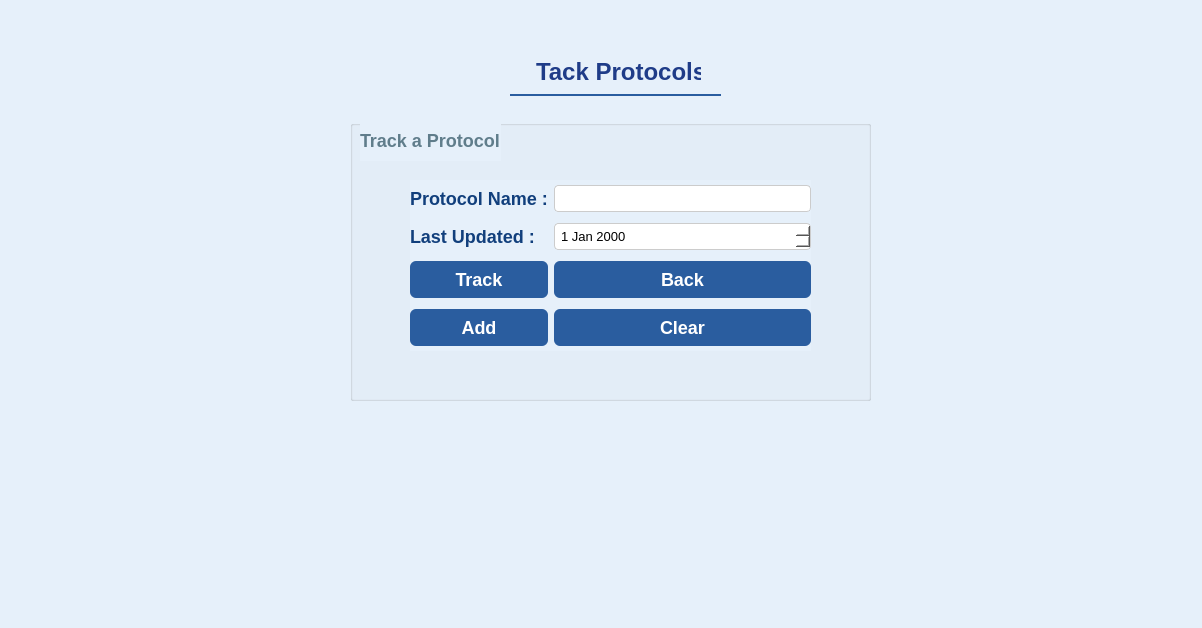
<?xml version="1.0" encoding="UTF-8"?>
<ui version="4.0">
 <class>trackprotocolswidget</class>
 <widget class="QWidget" name="trackprotocolswidget">
  <property name="geometry">
   <rect>
    <x>0</x>
    <y>0</y>
    <width>1202</width>
    <height>628</height>
   </rect>
  </property>
  <property name="windowTitle">
   <string>Form</string>
  </property>
  <property name="styleSheet">
   <string notr="true">QWidget {
    background-color: #e6f0fa; /* Fond bleu très clair */
    font-family: 'Segoe UI', sans-serif;
    font-size: 14px;
}
</string>
  </property>
  <widget class="QLabel" name="titleLabel">
   <property name="geometry">
    <rect>
     <x>510</x>
     <y>50</y>
     <width>211</width>
     <height>61</height>
    </rect>
   </property>
   <property name="styleSheet">
    <string notr="true">/* Main title */
QLabel#titleLabel {
    font-size: 24px;
    font-weight: bold;
    color: #1F3C88;
    background: qlineargradient(x1:0, y1:0, x2:1, y2:0, 
                              stop:0 rgba(255,255,255,0.9), 
                              stop:1 rgba(245,249,255,0.8));
    border-bottom: 2px solid #2A5D9F;
    padding: 12px 20px;
    margin-bottom: 15px;
}</string>
   </property>
   <property name="text">
    <string>Tack Protocols</string>
   </property>
  </widget>
  <widget class="QGroupBox" name="groupBox">
   <property name="geometry">
    <rect>
     <x>350</x>
     <y>120</y>
     <width>521</width>
     <height>281</height>
    </rect>
   </property>
   <property name="title">
    <string/>
   </property>
   <widget class="QWidget" name="gridLayoutWidget">
    <property name="geometry">
     <rect>
      <x>60</x>
      <y>60</y>
      <width>401</width>
      <height>171</height>
     </rect>
    </property>
    <layout class="QGridLayout" name="gridLayout">
     <item row="0" column="0">
      <widget class="QLabel" name="protocolNameLabel">
       <property name="styleSheet">
        <string notr="true">QLabel#protocolNameLabel {
    font-size: 18px;
    font-weight: bold;
    color: #113f7c; /* Bleu profond */
}
</string>
       </property>
       <property name="text">
        <string>Protocol Name :</string>
       </property>
      </widget>
     </item>
     <item row="0" column="1">
      <widget class="QLineEdit" name="protocolNameLineEdit">
       <property name="styleSheet">
        <string notr="true">QLineEdit{
    background-color: white;
    border: 1px solid #cccccc;
    border-radius: 4px;
    padding: 4px;
    font-size: 13px;
}</string>
       </property>
      </widget>
     </item>
     <item row="2" column="0">
      <widget class="QPushButton" name="trackButton">
       <property name="styleSheet">
        <string notr="true">QPushButton#trackButton {
	background-color: #2a5d9f;
    padding: 8px 16px;
    border-radius: 6px;
	font-size: 18px;
    font-weight: bold;
    color: white 
}

QPushButton#trackButton:hover {
    background-color: #1f497d;
}

</string>
       </property>
       <property name="text">
        <string>Track</string>
       </property>
      </widget>
     </item>
     <item row="1" column="1">
      <widget class="QDateEdit" name="lastUpdateDateEdit">
       <property name="styleSheet">
        <string notr="true">QDateEdit{
    background-color: white;
    border: 1px solid #cccccc;
    border-radius: 4px;
    padding: 4px;
    font-size: 13px;
}</string>
       </property>
      </widget>
     </item>
     <item row="2" column="1">
      <widget class="QPushButton" name="backButton">
       <property name="styleSheet">
        <string notr="true">QPushButton#backButton {
	background-color: #2a5d9f;
    padding: 8px 16px;
    border-radius: 6px;
	font-size: 18px;
    font-weight: bold;
    color: white 
}

QPushButton#backButton:hover {
    background-color: #1f497d;
}

</string>
       </property>
       <property name="text">
        <string>Back</string>
       </property>
      </widget>
     </item>
     <item row="1" column="0">
      <widget class="QLabel" name="lastUpdateLabel">
       <property name="styleSheet">
        <string notr="true">QLabel#lastUpdateLabel {
    font-size: 18px;
    font-weight: bold;
    color: #113f7c; /* Bleu profond */
}
</string>
       </property>
       <property name="text">
        <string>Last Updated :</string>
       </property>
      </widget>
     </item>
     <item row="3" column="0">
      <widget class="QPushButton" name="addButton">
       <property name="styleSheet">
        <string notr="true">QPushButton#addButton {
	background-color: #2a5d9f;
    padding: 8px 16px;
    border-radius: 6px;
	font-size: 18px;
    font-weight: bold;
    color: white 
}

QPushButton#addButton:hover {
    background-color: #1f497d;
}

</string>
       </property>
       <property name="text">
        <string>Add</string>
       </property>
      </widget>
     </item>
     <item row="3" column="1">
      <widget class="QPushButton" name="clearButton">
       <property name="styleSheet">
        <string notr="true">QPushButton#clearButton {
	background-color: #2a5d9f;
    padding: 8px 16px;
    border-radius: 6px;
	font-size: 18px;
    font-weight: bold;
    color: white 
}

QPushButton#clearButton:hover {
    background-color: #1f497d;
}

</string>
       </property>
       <property name="text">
        <string>Clear</string>
       </property>
      </widget>
     </item>
    </layout>
   </widget>
   <widget class="QLabel" name="label">
    <property name="geometry">
     <rect>
      <x>10</x>
      <y>0</y>
      <width>141</width>
      <height>41</height>
     </rect>
    </property>
    <property name="styleSheet">
     <string notr="true">QLabel#label {
    font-size: 18px;
    font-weight: bold;
    color: #607D8B
}</string>
    </property>
    <property name="text">
     <string>Track a Protocol</string>
    </property>
   </widget>
  </widget>
 </widget>
 <resources/>
 <connections/>
</ui>
